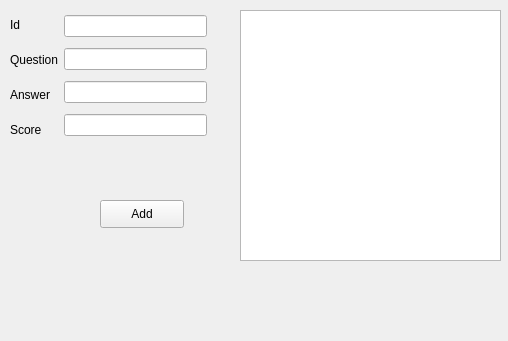
<?xml version="1.0" encoding="UTF-8"?>
<ui version="4.0">
 <class>Presenter</class>
 <widget class="QWidget" name="Presenter">
  <property name="geometry">
   <rect>
    <x>0</x>
    <y>0</y>
    <width>508</width>
    <height>341</height>
   </rect>
  </property>
  <property name="windowTitle">
   <string>Form</string>
  </property>
  <widget class="QListWidget" name="repoList">
   <property name="geometry">
    <rect>
     <x>240</x>
     <y>10</y>
     <width>261</width>
     <height>251</height>
    </rect>
   </property>
  </widget>
  <widget class="QPushButton" name="add">
   <property name="geometry">
    <rect>
     <x>100</x>
     <y>200</y>
     <width>84</width>
     <height>28</height>
    </rect>
   </property>
   <property name="text">
    <string>Add</string>
   </property>
  </widget>
  <widget class="QWidget" name="">
   <property name="geometry">
    <rect>
     <x>10</x>
     <y>10</y>
     <width>197</width>
     <height>134</height>
    </rect>
   </property>
   <layout class="QHBoxLayout" name="horizontalLayout">
    <item>
     <layout class="QVBoxLayout" name="verticalLayout_2">
      <item>
       <widget class="QLabel" name="label">
        <property name="text">
         <string>Id</string>
        </property>
       </widget>
      </item>
      <item>
       <widget class="QLabel" name="label_2">
        <property name="text">
         <string>Question</string>
        </property>
       </widget>
      </item>
      <item>
       <widget class="QLabel" name="label_3">
        <property name="text">
         <string>Answer</string>
        </property>
       </widget>
      </item>
      <item>
       <widget class="QLabel" name="label_4">
        <property name="text">
         <string>Score</string>
        </property>
       </widget>
      </item>
     </layout>
    </item>
    <item>
     <layout class="QVBoxLayout" name="verticalLayout">
      <item>
       <widget class="QLineEdit" name="id"/>
      </item>
      <item>
       <widget class="QLineEdit" name="text"/>
      </item>
      <item>
       <widget class="QLineEdit" name="answer"/>
      </item>
      <item>
       <widget class="QLineEdit" name="score"/>
      </item>
     </layout>
    </item>
   </layout>
  </widget>
 </widget>
 <resources/>
 <connections/>
</ui>
